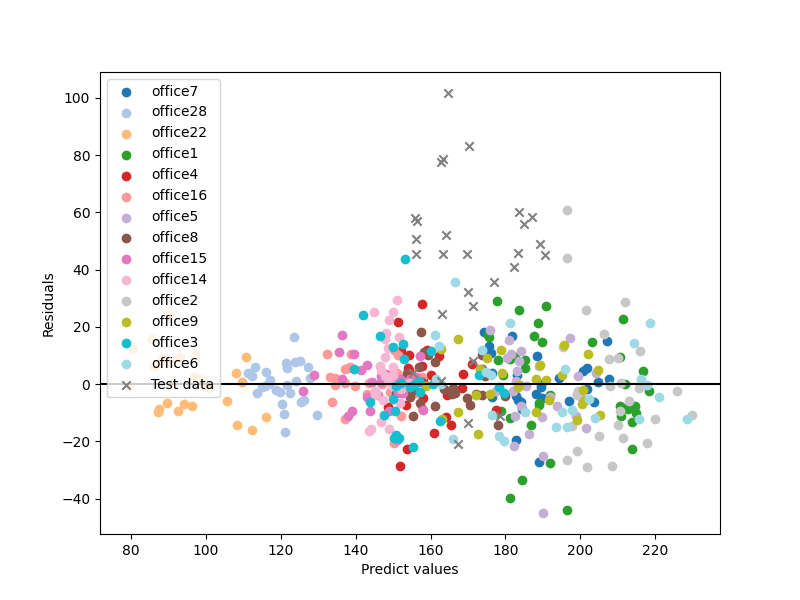

The script that saved this image:
import optuna
import numpy as np
import pandas as pd
from sklearn.model_selection import KFold
from sklearn.preprocessing import PolynomialFeatures
import matplotlib.pyplot as plt
from sklearn.linear_model import Lasso
from sklearn.metrics import mean_squared_error
from sklearn.metrics import r2_score
from sklearn.metrics import mean_absolute_error

X_train = pd.read_csv("/home/gakubu/デスクトップ/MLTgit/MLT/ML_9/X_train_sc.csv")
y_train = pd.read_csv("/home/gakubu/デスクトップ/MLTgit/MLT/ML_9/y_train.csv")
X_test = pd.read_csv("/home/gakubu/デスクトップ/MLTgit/MLT/ML_9/X_test_sc.csv")
y_test = pd.read_csv("/home/gakubu/デスクトップ/MLTgit/MLT/ML_9/y_test.csv")
df_train = pd.read_csv("/home/gakubu/デスクトップ/MLTgit/MLT/ML_9/df_train.csv")
df_test = pd.read_csv("/home/gakubu/デスクトップ/MLTgit/MLT/ML_9/df_test.csv")


kf = KFold(n_splits=10, shuffle=True, random_state=42)


def objective(trial):
    # ハイパーパラメータの探索範囲
    degree = trial.suggest_int('degree', 1, 4)
    alpha = trial.suggest_float('alpha', 0, 20, step=0.1)

    # k分割交差検証の実行
    rmse_scores = []

    for train_index, val_index in kf.split(X_train):
        X_train_fold, X_val_fold = X_train.loc[train_index], X_train.loc[val_index]
        y_train_fold, y_val_fold = y_train.loc[train_index], y_train.loc[val_index]

        poly = PolynomialFeatures(degree=degree, interaction_only=True)
        X_poly_train_fold = poly.fit_transform(X_train_fold)

        lasso = Lasso(alpha=alpha)
        lasso.fit(X_poly_train_fold, y_train_fold)

        X_poly_val_fold = poly.transform(X_val_fold)
        y_pred = lasso.predict(X_poly_val_fold)

        rmse_fold = np.sqrt(mean_squared_error(y_val_fold, y_pred))
        rmse_scores.append(rmse_fold)

    # 平均二乗誤差の平均を目的関数とする
    return np.mean(rmse_scores)


# Optunaで最適なハイパーパラメータの探索
search_space = {'degree': range(1, 5), 'alpha': np.arange(0, 20.1, 0.1)}
study = optuna.create_study(
    sampler=optuna.samplers.GridSampler(search_space), direction='minimize')
study.optimize(objective)

# 結果の表示
print("Best trial:")
trial = study.best_trial
print("  Value: {:.4f}".format(trial.value))
print("  Params: {}".format(trial.params))

# 最も精度の良いモデルで全トレーニングデータを用いて再学習
best_degree = trial.params['degree']
best_alpha = trial.params['alpha']

poly = PolynomialFeatures(degree=best_degree)
X_train_poly = poly.fit_transform(X_train)

lasso = Lasso(alpha=best_alpha)
lasso.fit(X_train_poly, y_train)

# テストデータでの予測と評価
X_test_poly = poly.transform(X_test)
y_train_pred = lasso.predict(X_train_poly)
y_test_pred = lasso.predict(X_test_poly)
mse = mean_squared_error(y_test, y_test_pred)
print("Test MSE:", mse)

df_er = pd.DataFrame({'r2(決定係数)': [r2_score(y_test, y_test_pred)],
                     'RMSE(平方平均二乗誤差)': [np.sqrt(mean_squared_error(y_test, y_test_pred))],
                      'MSE(平均二乗誤差)': [mean_squared_error(y_test, y_test_pred)],
                      'MAE(平均絶対誤差)': [mean_absolute_error(y_test, y_test_pred)]})

df_er.to_csv(
    "/home/gakubu/デスクトップ/MLTgit/MLT/ML_9/ML_9_3/df_er_lasso.csv", index=False)

# データに予測値と誤差を追加
df_train['Predict values'] = y_train_pred
df_train['Residuals'] = df_train['Predict values'] - df_train['RoI']
df_test['Predict values'] = y_test_pred
df_test['Residuals'] = df_test['Predict values'] - df_test['RoI']


def get_office_name(case_name):
    name_parts = case_name.split('_', 2)  # _で分割
    if len(name_parts) > 0:
        return name_parts[0]
    else:
        return case_name  # 分割できない場合は元の行名を返す


# データをオフィスごとにプロット
df_train['office_name'] = df_train['case_name'].map(get_office_name)

# print(df_train.head())
# print(df_test.head())

plot_column = 'office_name'

# カラーマップを選択
cmap = plt.get_cmap('tab20')

# プロット
fig, ax = plt.subplots(figsize=(8, 6))

unique_values = df_train[plot_column].unique()
colors = cmap(np.linspace(0, 1, len(unique_values)))

for value, color in zip(unique_values, colors):
    subset = df_train[df_train[plot_column] == value]
    ax.scatter(subset['Predict values'], subset['Residuals'],
               marker='o', label=value, color=color)

ax.scatter(df_test['Predict values'], df_test['Residuals'],
           marker='x', label='Test data', c='gray')
plt.xlabel('Predict values')
plt.ylabel('Residuals')
plt.axhline(y=0, c='k')
plt.legend()
plt.title('lasso')
plt.savefig("/home/gakubu/デスクトップ/MLTgit/MLT/ML_9/ML_9_3/ML_9_3_lasso.png")
plt.show()
